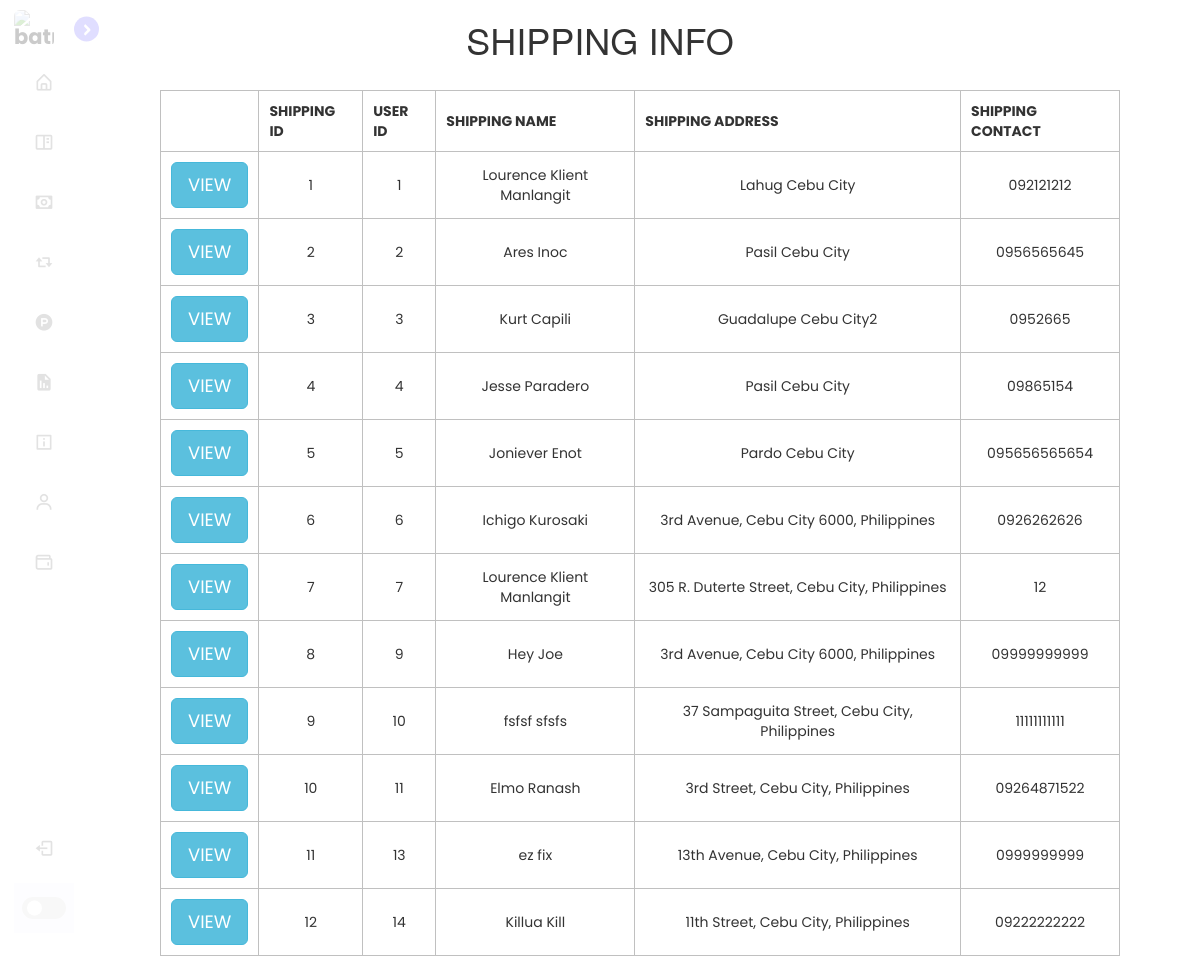
Page /Admin_prototype/shipping_info.php (signed in) on the committed database.
### tables this page shows
CREATE TABLE `shipping_info` (
  `shipping_id` int(11) NOT NULL,
  `user_id` int(11) NOT NULL,
  `shipping_name` varchar(50) NOT NULL,
  `shipping_address` varchar(50) NOT NULL,
  `shipping_contact` varchar(50) NOT NULL
);

### Admin_prototype/db.php (called while the page is built, shortened)
<?php
function getUserShippingInfo()
{
	global $conn;
	$query = mysqli_query($conn, "SELECT * FROM `shipping_info`");
	return $query;
}

### Admin_prototype/shipping_info.php (the view, shortened to what this page needs)
<!DOCTYPE html>
<?php
	include("db.php");
	$rec = getUserShippingInfo();
?>
<html>
<head>
	<link rel="stylesheet" type="text/css" href="style.css">
	<link href='https://unpkg.com/boxicons@2.1.4/css/boxicons.min.css' rel='stylesheet'>
	<link rel="stylesheet" href="https://maxcdn.bootstrapcdn.com/font-awesome/4.7.0/css/font-awesome.min.css">
	<link rel="stylesheet" href="https://maxcdn.bootstrapcdn.com/bootstrap/3.4.1/css/bootstrap.min.css">
</head>
<body>
	<nav class="sidebar close">
		<header>
			<div class="image-text">
				<span class="image">
					<img src="batman.png" alt="batman">
				</span>
			</div>
			<i class='bx bx-chevron-right toggle'></i>
		</header>
		<div class="menu-bar">
		<div class="menu">
				<ul class="menu-links">
					<li class="nav-link">
						<a href="index.php">
							<i class='bx bx-home-alt icon'></i>
						</a>
					</li>
					<li class="nav-link">
						<a href="fish_manual.php">
							<i class='bx bx-book-content icon'></i>
						</a>
					</li>
					<li class="nav-link">
						<a href="payment.php">
							<i class='bx bx-money icon'></i>
						</a>
					</li>
					<li class="nav-link">
						<a href="post.php">
							<i class='bx bx-repost icon'></i>
						</a>
					</li>
					<li class="nav-link">
						<a href="product.php">
							<i class='bx bxl-product-hunt icon'></i>
						</a>
					</li>
					<li class="nav-link">
						<a href="report.php">
							<i class='bx bxs-report icon'></i>
						</a>
					</li>
					<li class="nav-link">
						<a href="shipping_info.php">
							<i class='bx bx-info-square icon'></i>
						</a>
					</li>
					<li class="nav-link">
						<a href="users.php">
							<i class='bx bx-user icon'></i>
						</a>
					</li>
					<li class="nav-link">
						<a href="subscription.php">
							<i class='bx bx-wallet icon'></i>
						</a>
					</li>
				</ul>
			</div>
			<div class="bottom-content">
				<li class="">
					<a href="logout.php">
						<i class='bx bx-log-out icon'></i>
					</a>
				</li>
				<li class="mode">
					<div class="toggle-switch">
							<span class="switch"></span>
					</div>
				</li>
			</div>
		</div>
	</nav>
	<table>
	<h1 style="text-align:center;">SHIPPING INFO</h1>
		<tr>
			<th></th>
			<th>SHIPPING ID</th>
            <th>USER ID</th>
			<th>SHIPPING NAME</th>
			<th>SHIPPING ADDRESS</th>
			<th>SHIPPING CONTACT</th>
		</tr>
		<?php
			while($row = mysqli_fetch_assoc($rec)){
		?>
		<tr>
			<td><button onclick="openViewModal('<?php echo $row['shipping_id']?>','<?php echo $row['user_id']?>','<?php echo $row['shipping_name']?>',
			'<?php echo $row['shipping_address']?>','<?php echo $row['shipping_contact']?>')" class="btn btn-info btn-lg" data-toggle="modal" data-target="#myModal" >VIEW</button></td>
            <td><?php echo $row['shipping_id'];?></td>
			<td><?php echo $row['user_id'];?></td>
            <td><?php echo $row['shipping_name'];?></td>
            <td><?php echo $row['shipping_address'];?></td>
            <td><?php echo $row['shipping_contact'];?></td>
		</tr>
		<?php
		}
	?>
	</table>
</body>
</html>

### Admin_prototype/style.css (style rules this page uses)
* { font-family: "Poppins", sans-serif; margin: 0; padding: 0; box-sizing: border-box; }
:root { --body-color: #e4e9f7; --box-color: #7289da; --hover-color: #c8e0ef; --sidebar-color: #fff; --primary-color: #695cfe; --primary-color-light: #f6f5ff; --toggle-color: #ddd; --text-color: #707070; --tran-03: all 0.2s ease; --tran-03: all 0.3s ease; --tran-04: all 0.4s ease; --tran-05: all 0.5s ease; }
body { height: 100vh; background: var(--body-color); transition: var(--tran-04); }
.sidebar.close { width: 88px; }
.sidebar .image { min-width: 60px; display: flex; align-items: center; }
.sidebar { position: fixed; top: 0; left: 0; height: 100%; width: 269px; padding: 10px 14px; background: var(--sidebar-color); transition: var(--tran-05); }
.sidebar li { height: 50px; margin-top: 10px; list-style: none; display: flex; align-items: center; }
.sidebar li .icon { min-width: 60px; font-size: 20px; display: flex; align-items: center; justify-content: center; }
.sidebar li .icon, .sidebar li .text { color: var(--text-color); transition: var(--tran-02); }
.sidebar li a { height: 100%; width: 100%; display: flex; align-items: center; text-decoration: none; border-radius: 6px; transition: var(--tran-04); }
.sidebar header { position: relative; }
.sidebar .image-text img { width: 40px; border-radius: 6px; }
.sidebar header .image-text { display: flex; align-items: center; }
.sidebar header .toggle { position: absolute; top: 50%; right: -25px; transform: translateY(-50%); height: 25px; width: 25px; background: var(--primary-color); display: flex; align-items: center; justify-content: center; border-radius: 50%; color: var(--sidebar-color); font-size: 22px; }
.sidebar .menu-bar { height: calc(100% - 50px); display: flex; flex-direction: column; justify-content: space-between; }
.menu-bar .mode { position: relative; border-radius: 6px; background: var(--primary-color-light); }
.menu-bar .mode .toggle-switch { position: absolute; right: 0; display: flex; align-items: center; justify-content: center; height: 100%; min-width: 60px; cursor: pointer; background: var(--primary-color-light); }
.toggle-switch .switch { position: relative; height: 22px; width: 44px; border-radius: 25px; background: var(--toggle-color); }
.switch::before { content: ""; position: absolute; height: 15px; width: 15px; border-radius: 50%; top: 50%; left: 5px; transform: translateY(-50%); background: var(--sidebar-color); transition: var(--tran-03); }

### Admin_prototype/shipping_info.php (style rules this page uses)
table { border-collapse: collapse; width: 80%; text-align: center; margin-top: 2rem; margin-left: 16rem; }
tr, th, td { border: 1px solid #c0c0c0; padding: 10px; }

### rows in the picture
shipping_info: shipping_id "1", user "1", shipping_name "Lourence Klient Manlangit", shipping_address "Lahug Cebu City", shipping_contact "092121212"
shipping_info: shipping_id "2", user "2", shipping_name "Ares Inoc", shipping_address "Pasil Cebu City", shipping_contact "0956565645"
shipping_info: shipping_id "3", user "3", shipping_name "Kurt Capili", shipping_address "Guadalupe Cebu City2", shipping_contact "0952665"
shipping_info: shipping_id "4", user "4", shipping_name "Jesse Paradero", shipping_address "Pasil Cebu City", shipping_contact "09865154"
shipping_info: shipping_id "5", user "5", shipping_name "Joniever Enot", shipping_address "Pardo Cebu City", shipping_contact "095656565654"
shipping_info: shipping_id "6", user "6", shipping_name "Ichigo Kurosaki", shipping_address "3rd Avenue, Cebu City 6000, Philippines", shipping_contact "0926262626"
shipping_info: shipping_id "7", user "7", shipping_name "Lourence Klient Manlangit", shipping_address "305 R. Duterte Street, Cebu City, Philippines", shipping_contact "12"
shipping_info: shipping_id "8", user "9", shipping_name "Hey Joe", shipping_address "3rd Avenue, Cebu City 6000, Philippines", shipping_contact "09999999999"
shipping_info: shipping_id "9", user "10", shipping_name "fsfsf sfsfs", shipping_address "37 Sampaguita Street, Cebu City, Philippines", shipping_contact "11111111111"
shipping_info: shipping_id "10", user "11", shipping_name "Elmo Ranash", shipping_address "3rd Street, Cebu City, Philippines", shipping_contact "09264871522"
shipping_info: shipping_id "11", user "13", shipping_name "ez fix", shipping_address "13th Avenue, Cebu City, Philippines", shipping_contact "0999999999"
shipping_info: shipping_id "12", user "14", shipping_name "Killua Kill", shipping_address "11th Street, Cebu City, Philippines", shipping_contact "09222222222"
